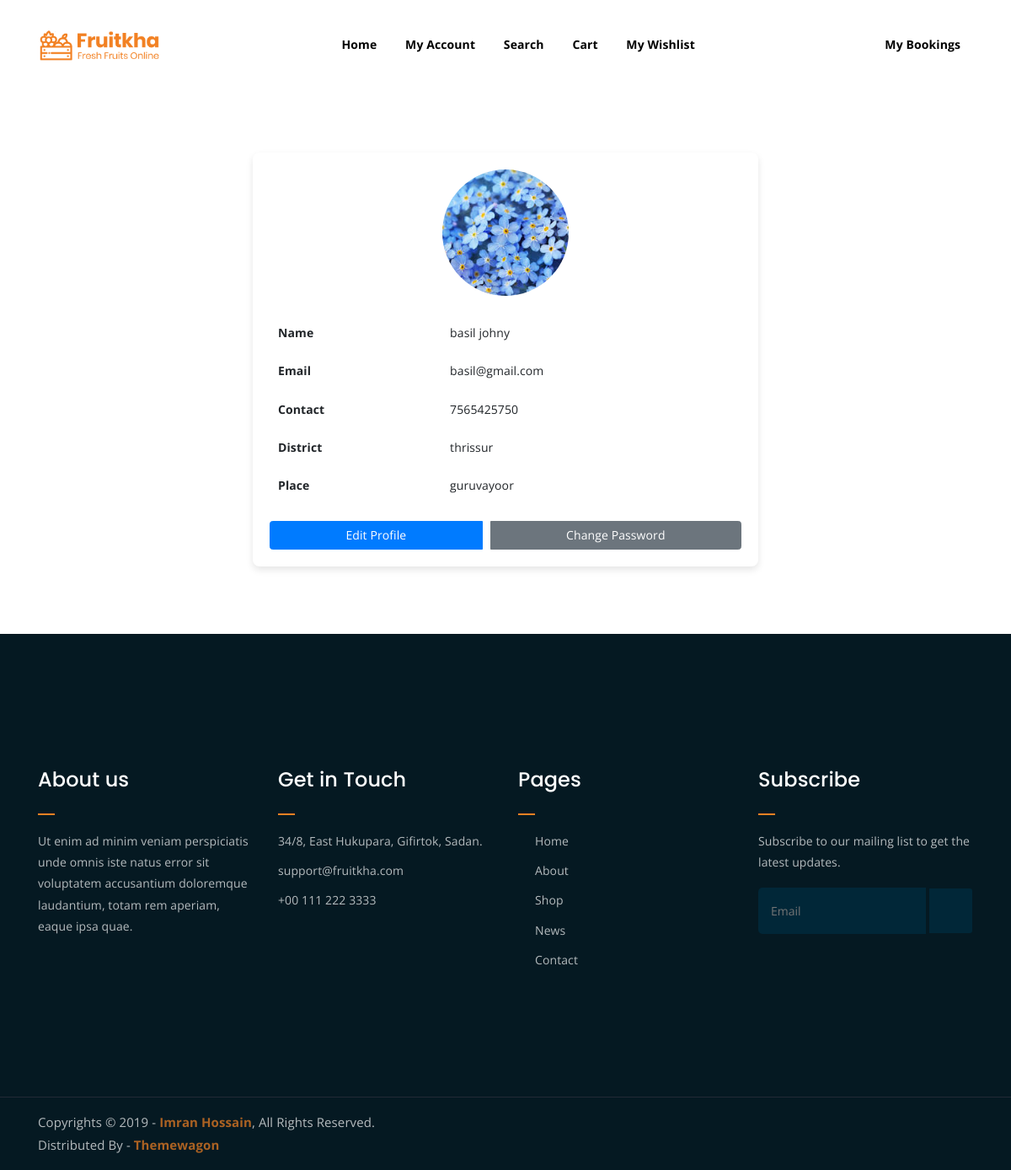
Screenshot of /Project/User/MyProfile.php (signed in) with the database file from the repository.
### tables this page shows
CREATE TABLE `tbl_user` (
  `user_id` int(11) NOT NULL,
  `user_name` varchar(100) NOT NULL,
  `user_gender` varchar(100) NOT NULL,
  `user_contact` varchar(60) NOT NULL,
  `user_email` varchar(100) NOT NULL,
  `user_password` varchar(100) NOT NULL,
  `user_photo` varchar(500) NOT NULL,
  `user_proof` varchar(500) NOT NULL,
  `place_id` int(11) NOT NULL,
  `district_id` int(11) NOT NULL,
  `user_address` varchar(100) NOT NULL
);

CREATE TABLE `tbl_district` (
  `district_id` int(11) NOT NULL,
  `district_name` varchar(60) NOT NULL
);

CREATE TABLE `tbl_place` (
  `place_id` int(11) NOT NULL,
  `place_name` varchar(60) NOT NULL,
  `place_pincode` int(11) NOT NULL,
  `district_id` int(11) NOT NULL
);

### Project/User/MyProfile.php (the view, shortened to what this page needs)
<?php
include("../Assets/Connection/Connection.php");
$userid=$_SESSION['uid'];
$SelUser="select * from tbl_user where user_id=".$userid;
$resUser=$con->query($SelUser);
$data=$resUser->fetch_assoc();
include("Head.php");
?>
<br><br><br>
<!DOCTYPE html PUBLIC "-//W3C//DTD XHTML 1.0 Transitional//EN" "http://www.w3.org/TR/xhtml1/DTD/xhtml1-transitional.dtd">
<html xmlns="http://www.w3.org/1999/xhtml">
<head>
</head>
<body>
<!DOCTYPE html>
<html lang="en">
<head>
</head>
<body>
<div class="container profile-container">
    <div class="profile-header">
        <img src="../Assets/Files/Userdocs/<?php echo htmlspecialchars($data['user_photo']); ?>" alt="User Photo">
    </div>
    <table class="table table-borderless table-profile mt-4">
        <tr>
            <td><strong>Name</strong></td>
            <td><?php echo htmlspecialchars($data['user_name']); ?></td>
        </tr>
        <tr>
            <td><strong>Email</strong></td>
            <td><?php echo htmlspecialchars($data['user_email']); ?></td>
        </tr>
        <tr>
            <td><strong>Contact</strong></td>
            <td><?php echo htmlspecialchars($data['user_contact']); ?></td>
        </tr>
        <?php
        $selQry = "SELECT * FROM tbl_user n INNER JOIN tbl_place p ON n.place_id = p.place_id INNER JOIN tbl_district d ON p.district_id = d.district_id";
        $result = $con->query($selQry);
        $data = $result->fetch_assoc();
        ?>
        <tr>
            <td><strong>District</strong></td>
            <td><?php echo htmlspecialchars($data['district_name']); ?></td>
        </tr>
        <tr>
            <td><strong>Place</strong></td>
            <td><?php echo htmlspecialchars($data['place_name']); ?></td>
        </tr>
    </table>
    <div class="btn-group">
        <a href="EditProfile.php" class="btn btn-primary">Edit Profile</a>
        <a href="ChangePassword.php" class="btn btn-secondary">Change Password</a>
    </div>
</div>
</body>
</html>
</body>
</html>
<br><br>
<?php
include("Foot.php");
?>

### Project/Assets/Templates/Main/assets/css/main.css (style rules this page uses)
html { font-size: 14px; font-weight: 400; line-height: 28px; height: 100%; }
body { font-family: "Open Sans", sans-serif; font-weight: 400; font-size: 1rem; letter-spacing: 0.1px; line-height: 1.8; color: #051922; overflow-x: hidden; }
body img { max-width: 100%; }
a { cursor: pointer; text-decoration: none; -webkit-transition: all 0.2s ease-in-out; -o-transition: all 0.2s ease-in-out; transition: all 0.2s ease-in-out; }
html, body { height: 100%; }

### Project/User/MyProfile.php (style rules this page uses)
.profile-container { max-width: 600px; margin: 30px auto; padding: 20px; background-color: #ffffff; border-radius: 8px; box-shadow: 0px 4px 8px rgba(0, 0, 0, 0.1); }
.profile-container img { border-radius: 50%; width: 150px; height: 150px; object-fit: cover; }
.profile-header { text-align: center; }
.table-profile td { padding: 10px; }
.btn-group { display: flex; justify-content: center; gap: 10px; margin-top: 20px; }

### rows the page displays
tbl_user: user_photo (picture), user_name "basil johny", user_email "basil@gmail.com", user_contact "7565425750"
tbl_district: district_name "thrissur"
tbl_place: place_name "guruvayoor"
